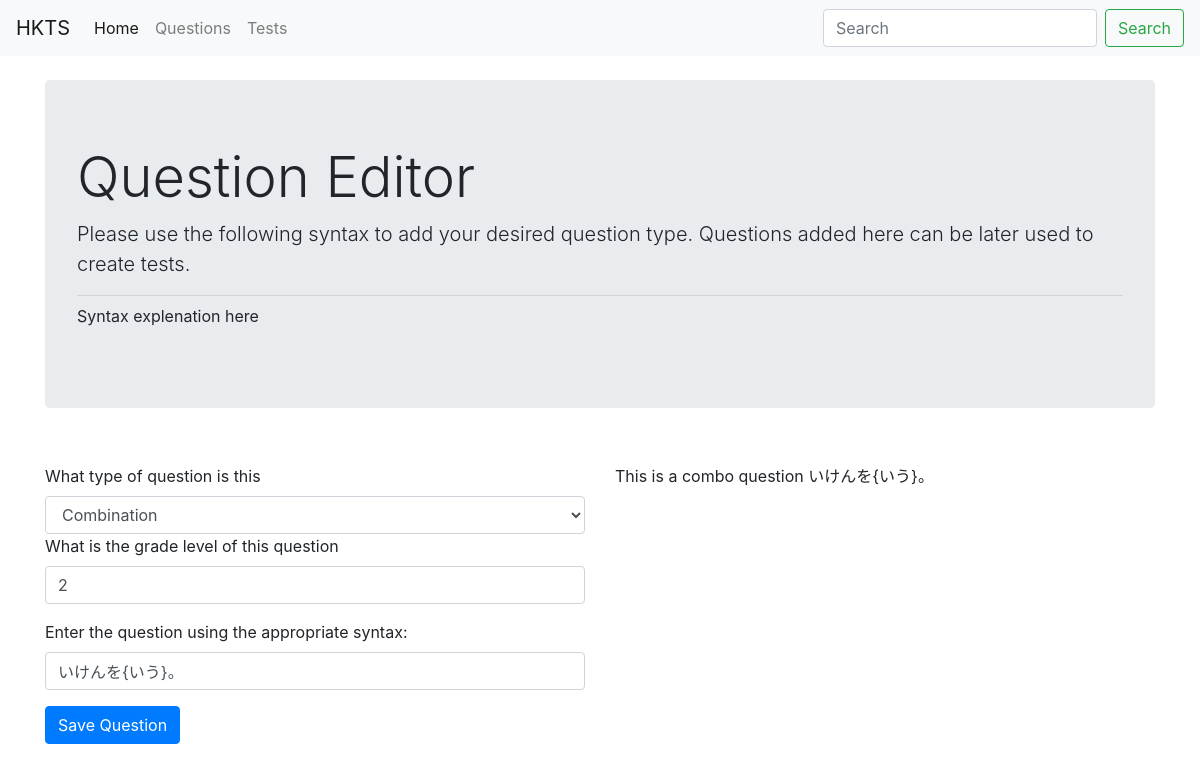
/questions/edit/2, run on the app's committed database.
### hktm/models.py (models this page shows, shortened)
class Question(db.Model):
    __tablename__ = 'questions'
    id = db.Column(db.Integer,primary_key=True)
    question = db.Column(db.Text)
    type = db.Column(db.Integer)
    grade = db.Column(db.Integer)
    tests = db.relationship('Test',
                            secondary=testquestion,
                            backref=db.backref('tests', lazy=True))

### hktm/questions/views.py (the view)
@questions_bp.route('/edit/<int:id>', methods=['GET','POST'])
def edit(id):
    question_to_edit = Question.query.get(id)
    question_object = question_factory(question_to_edit)
    form = AddForm()
    if form.validate_on_submit():
        flash('New Question Created')
        question_to_edit.type = form.type.data
        question_to_edit.grade = form.grade.data
        question_to_edit.question = form.question.data
        db.session.commit()
        return redirect(url_for('questions.list'))
    elif request.method == 'GET':
        form.type.default = question_to_edit.type
        form.grade.default = question_to_edit.grade
        form.question.default = question_to_edit.question
        form.process()
    return render_template('edit_question.html',form=form,question=question_object)

### hktm/questions/forms.py
class AddForm(FlaskForm):
    type = SelectField(u'What type of question is this', choices=[('1','Reading'),('2','Writing'),('3','Combination')])
    grade = StringField(u'What is the grade level of this question')
    question = StringField(u'Enter the question using the appropriate syntax:')
    submit = SubmitField('Save Question')

### hktm/questions/ComboQuestion.py (called while the page is built)
    def render(self):
        return f'This is a combo question {self.question_text}'

### hktm/questions/core.py (called while the page is built)
def question_factory(db_question):
    if db_question.type == 1: base = ReadingQuestion
    elif db_question.type == 2: base = WritingQuestion
    else: base = ComboQuestion
    question_object = base(db_question.grade,db_question.question)
    return question_object

### hktm/questions/templates/questions/edit_question.html (shortened to what this page needs)
{% extends "chrome.html" %}
{% block content %}
<div class="container-sm">
  <div class="jumbotron">
    <h1 class="display-4">Question Editor</h1>
    <p class="lead">Please use the following syntax to add your desired question type.  Questions added here can be later used to create tests.</p>
    <hr class="my-2">
    <p>Syntax explenation here</p>
  </div>
  <br>
  <div class="row">
    <div class="col-6">
      <form method="POST">
          <div class="form-group">
            {{form.type.label}}
            {{form.type(class='form-control')}}
            {{form.grade.label}} {{form.grade(class='form-control')}}
          </div>
          <div class="form-group">
            {{form.question.label}}
            {{form.question(class='form-control')}}
          </div>
          {{form.submit(class='btn btn-primary')}}
      </form>
      </div>
    <div class="col-4">
      {{ question.render()|safe }}
    </div>
  </div>
</div>
{% endblock %}

### data on the page
Question: type "Combination", grade "2", question "いけんを{いう}。"

### other printed values
{{ question.render()|safe }} "This is a combo question いけんを{いう}。"
